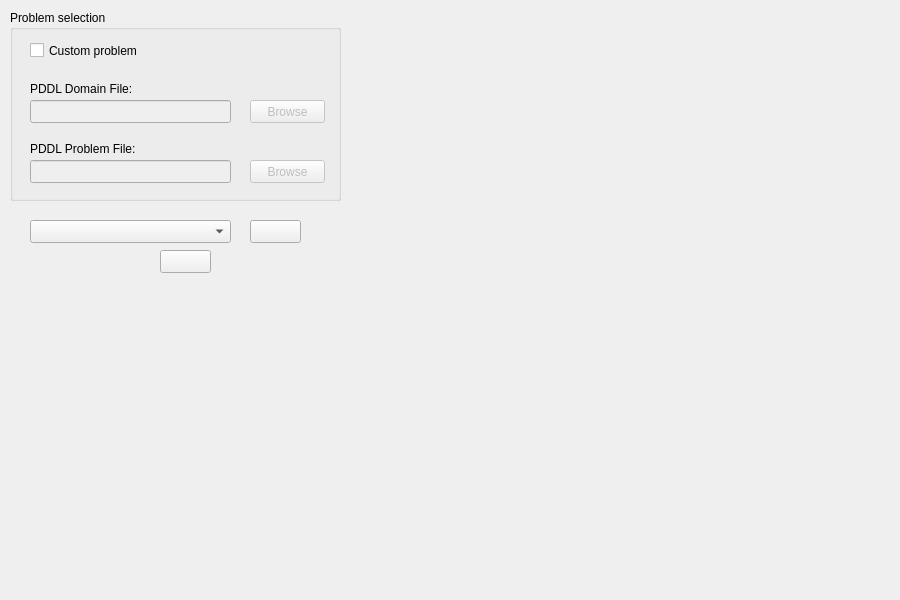
<?xml version="1.0" encoding="UTF-8"?>
<ui version="4.0">
 <class>PlanningDialog</class>
 <widget class="QDialog" name="PlanningDialog">
  <property name="geometry">
   <rect>
    <x>0</x>
    <y>0</y>
    <width>900</width>
    <height>600</height>
   </rect>
  </property>
  <property name="windowTitle">
   <string>Planning</string>
  </property>
  <property name="modal">
   <bool>false</bool>
  </property>
  <widget class="QWidget" name="widget" native="true">
   <property name="geometry">
    <rect>
     <x>10</x>
     <y>10</y>
     <width>331</width>
     <height>281</height>
    </rect>
   </property>
   <widget class="QGroupBox" name="groupBox">
    <property name="geometry">
     <rect>
      <x>0</x>
      <y>0</y>
      <width>331</width>
      <height>191</height>
     </rect>
    </property>
    <property name="title">
     <string>Problem selection</string>
    </property>
    <property name="flat">
     <bool>false</bool>
    </property>
    <property name="checkable">
     <bool>false</bool>
    </property>
    <widget class="QCheckBox" name="checkBox">
     <property name="geometry">
      <rect>
       <x>20</x>
       <y>30</y>
       <width>121</width>
       <height>21</height>
      </rect>
     </property>
     <property name="toolTip">
      <string>Select custom problem or not</string>
     </property>
     <property name="statusTip">
      <string>Select custom problem or not</string>
     </property>
     <property name="text">
      <string>Custom problem</string>
     </property>
    </widget>
    <widget class="QLabel" name="label">
     <property name="geometry">
      <rect>
       <x>20</x>
       <y>70</y>
       <width>121</width>
       <height>17</height>
      </rect>
     </property>
     <property name="text">
      <string>PDDL Domain File:</string>
     </property>
    </widget>
    <widget class="QLabel" name="label_2">
     <property name="geometry">
      <rect>
       <x>20</x>
       <y>130</y>
       <width>121</width>
       <height>17</height>
      </rect>
     </property>
     <property name="text">
      <string>PDDL Problem File:</string>
     </property>
    </widget>
    <widget class="QLineEdit" name="lineEdit">
     <property name="enabled">
      <bool>false</bool>
     </property>
     <property name="geometry">
      <rect>
       <x>20</x>
       <y>90</y>
       <width>201</width>
       <height>23</height>
      </rect>
     </property>
    </widget>
    <widget class="QLineEdit" name="lineEdit_2">
     <property name="enabled">
      <bool>false</bool>
     </property>
     <property name="geometry">
      <rect>
       <x>20</x>
       <y>150</y>
       <width>201</width>
       <height>23</height>
      </rect>
     </property>
    </widget>
    <widget class="QPushButton" name="pushButton">
     <property name="enabled">
      <bool>false</bool>
     </property>
     <property name="geometry">
      <rect>
       <x>240</x>
       <y>90</y>
       <width>75</width>
       <height>23</height>
      </rect>
     </property>
     <property name="text">
      <string>Browse</string>
     </property>
    </widget>
    <widget class="QPushButton" name="pushButton_2">
     <property name="enabled">
      <bool>false</bool>
     </property>
     <property name="geometry">
      <rect>
       <x>240</x>
       <y>150</y>
       <width>75</width>
       <height>23</height>
      </rect>
     </property>
     <property name="text">
      <string>Browse</string>
     </property>
    </widget>
   </widget>
   <widget class="QComboBox" name="comboBox">
    <property name="geometry">
     <rect>
      <x>20</x>
      <y>210</y>
      <width>201</width>
      <height>23</height>
     </rect>
    </property>
    <property name="toolTip">
     <string>Select one planner</string>
    </property>
    <property name="statusTip">
     <string>Select one planner</string>
    </property>
   </widget>
   <widget class="QPushButton" name="pushButton_3">
    <property name="geometry">
     <rect>
      <x>240</x>
      <y>210</y>
      <width>51</width>
      <height>23</height>
     </rect>
    </property>
    <property name="toolTip">
     <string>View and edit planners settings</string>
    </property>
    <property name="statusTip">
     <string>View and edit planners settings</string>
    </property>
    <property name="text">
     <string/>
    </property>
    <property name="icon">
     <iconset resource="../res/KAVIImages.qrc">
      <normaloff>:/images2/images2/engine.png</normaloff>:/images2/images2/engine.png</iconset>
    </property>
    <property name="flat">
     <bool>false</bool>
    </property>
   </widget>
   <widget class="QPushButton" name="pushButton_4">
    <property name="geometry">
     <rect>
      <x>150</x>
      <y>240</y>
      <width>51</width>
      <height>23</height>
     </rect>
    </property>
    <property name="toolTip">
     <string>Execute the planner</string>
    </property>
    <property name="statusTip">
     <string>Execute the planner</string>
    </property>
    <property name="text">
     <string/>
    </property>
    <property name="icon">
     <iconset resource="../res/KAVIImages.qrc">
      <normaloff>:/images2/images2/play.png</normaloff>:/images2/images2/play.png</iconset>
    </property>
    <property name="default">
     <bool>false</bool>
    </property>
    <property name="flat">
     <bool>false</bool>
    </property>
   </widget>
  </widget>
 </widget>
 <resources>
  <include location="../res/KAVIImages.qrc"/>
 </resources>
 <connections/>
</ui>
